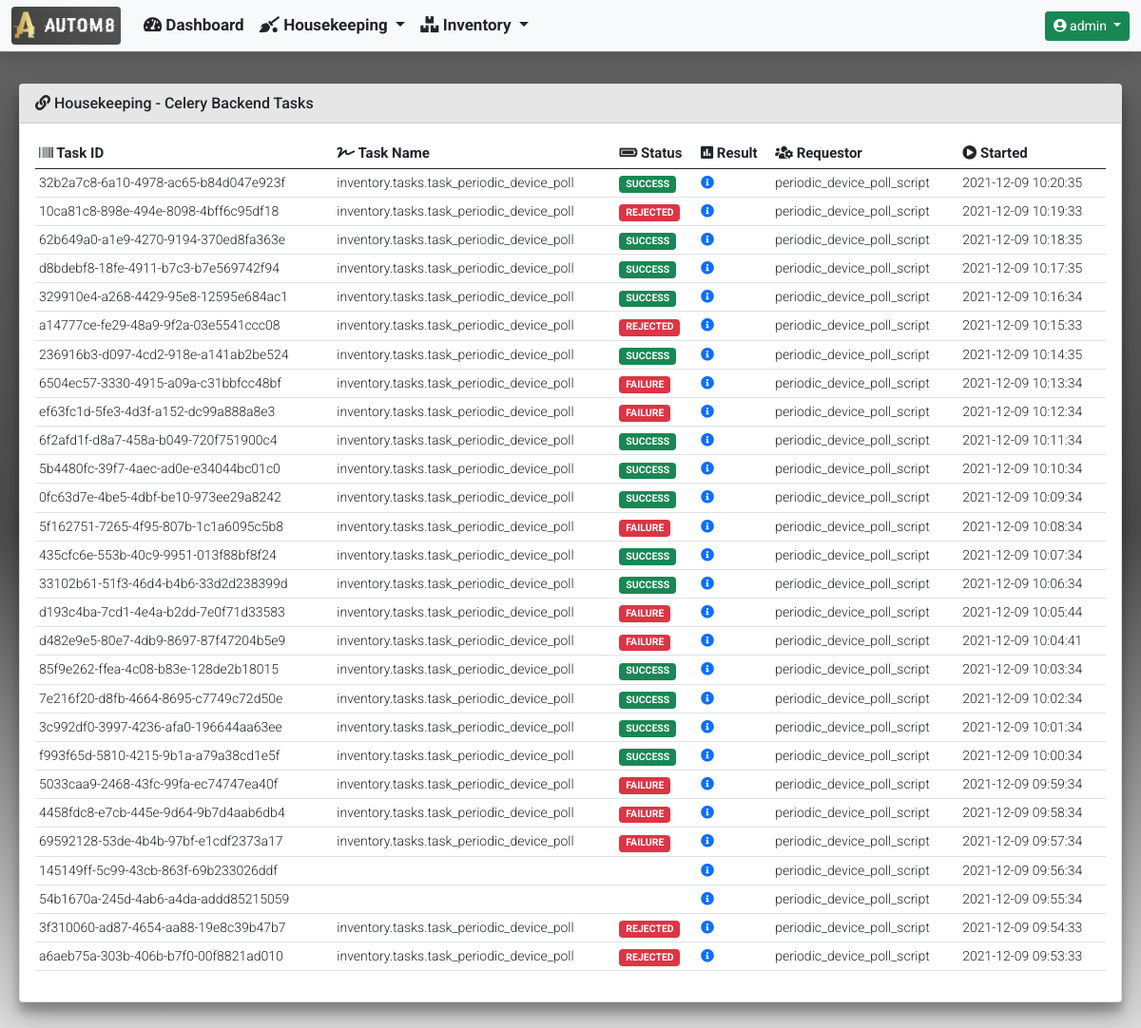
Before: /housekeeping/housekeeping_celery_backend_tasks/ (signed in) with the older database file.
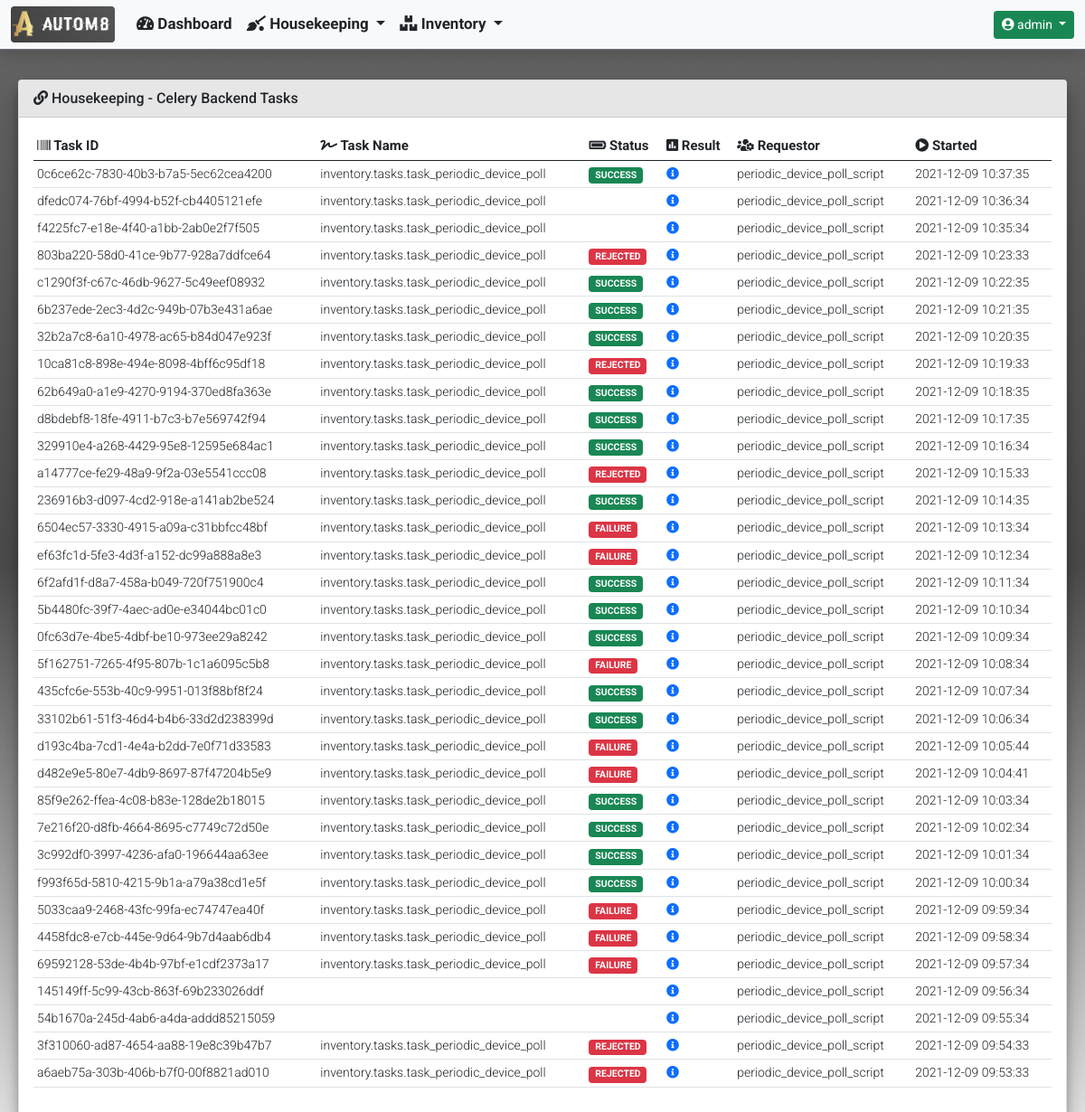
After: the same page with the newer database file.
### housekeeping/models.py (models this page shows)
class CeleryBackendJobResults(models.Model):
    task_id = models.UUIDField(
        primary_key=True,
        default=uuid.uuid4,
        max_length=255
    )
    task_name = models.CharField(max_length=255)
    task_status = models.CharField(max_length=255)
    task_result = models.JSONField(null=True)
    task_requested_by = models.CharField(max_length=255)
    start_time = models.DateTimeField()

### housekeeping/views.py (the view)
def housekeeping_celery_backend_tasks(request):
    tasks_list = CeleryBackendJobResults.objects.all().order_by('-start_time')
    context = {
            'title': 'Housekeeping - Celery Backend Tasks',
            'card_header': 'Housekeeping - Celery Backend Tasks',
            'data': {
                'tasks_list': tasks_list
            }
        }
    if tasks.stats():
        data = {
            'celery_information': {
                'celery_statistics': tasks.stats(),
                'registered_tasks': tasks.registered_tasks()[hostname],
                'scheduled_tasks': tasks.scheduled()[hostname],
                'active_tasks': tasks.active()[hostname],
                'reserved_tasks': tasks.reserved()
            }
        }
        context['data'].update(data)
        return render(
            request,
            'housekeeping/housekeeping_celery_backend_tasks.html',
            context
        )
    else:
        return render(
                request,
                'housekeeping/housekeeping_celery_backend_tasks.html',
                context
            )

### templates/housekeeping/housekeeping_celery_backend_tasks.html (shortened to what this page needs)
{% extends "base_template/base.html"%}
{% block content %}
{% if data.tasks_list %}
<div class="col-md-12">
    <div class="table-responsive rounded">
        <table id="celery_completed_tasks" class="table table-hover table-sm" style="width:100%">
            <thead>
                <tr>
                    <th><i class="fas fa-barcode"></i> Task ID</th>
                    <th><i class="fas fa-signature"></i> Task Name</th>
                    <th><i class="fas fa-battery-full"></i> Status</th>
                    <th><i class="fas fa-poll"></i> Result</th>
                    <th><i class="fas fa-users-cog"></i> Requestor</th>
                    <th><i class="fas fa-play-circle"></i> Started</th>
                </tr>
            </thead>
            <tbody>
                {% for completed_task in data.tasks_list %}
                <tr>
                    <td>{{ completed_task.task_id }}</td>
                    <td>{{ completed_task.task_name }}</td>
                    <td>
                        {% if 'SUCCESS' in completed_task.task_status %}
                            <span class="badge bg-success">{{ completed_task.task_status }}</span>
                        {% else %}
                            <span class="badge bg-danger">{{ completed_task.task_status }}</span>
                        {% endif %}
                    </td>
                    <td>
                        <a href="#" data-bs-toggle="modal" data-bs-target="#task_result_modal_{{ completed_task.task_id }}">
                            <i class="fas fa-info-circle"></i>
                        </a>
                    </td>
                    <td>{{ completed_task.task_requested_by }}</td>
                    <td>{{ completed_task.start_time|date:"Y-m-d H:i:s" }}</td>
                </tr>
                {% endfor %}
            </tbody>
        </table>
    </div>
</div>
{% endif %}
{% endblock %}

### templates/base_template/base.html (shortened to what this page needs)
{% load static %}
<!doctype html>
<html lang="en">
  <head>
    <link href="https://cdn.jsdelivr.net/npm/bootstrap@5.0.2/dist/css/bootstrap.min.css" rel="stylesheet">
    <link rel="stylesheet" href="https://cdnjs.cloudflare.com/ajax/libs/font-awesome/5.15.3/css/all.min.css" />
    <link rel="stylesheet" type="text/css" href="{% static 'css/custom.css' %}">
  </head>
  <body class="d-flex flex-column h-100">
    {% include 'navbar/navbar.html' %}
    <main class="container-fluid">
      <section>
          <div class="row">
            <div class="col-md-12">
                <div class="card">
                  {% if card_header %}
                  <div class="card-header">
                    <i class="fas fa-link"></i>
                      {{ card_header }}
                  </div>
                  {% endif %}
                  <div class="card-body">
                      {% block content %}
                      {% endblock %}
                  </div>
                </div>
            </div>
          </div>
      </section>
    </main>
  </body>
</html>

### templates/navbar/navbar.html (shortened to what this page needs)
{% load static %}
{% if user.is_authenticated %}
<nav class="navbar navbar-expand-md navbar-light bg-light fixed-top border-bottom border-secondary shadow">
  <div class="container-fluid">
    <a class="navbar-brand" href="#">
      <img class="rounded" src="{% static 'images/logos/portal_logo.png' %}" width="115" height="40">
    </a>
    <div class="collapse navbar-collapse" id="navbarCollapse">
      <ul class="navbar-nav me-auto mb-2 mb-md-0">
        <li class="nav-item">
          <a class="nav-link text-dark" href="{% url 'dashboard:dashboard' %}">
            <i class="fas fa-tachometer-alt"></i>
            Dashboard
          </a>
        </li>
        <li class="nav-item dropdown">
          <a class="nav-link dropdown-toggle text-dark" href="#" id="InventoryDropdown" role="button"
            data-bs-toggle="dropdown" aria-expanded="false">
            <i class="fas fa-quidditch"></i>
            Housekeeping
          </a>
        </li>
        <li class="nav-item dropdown">
          <a class="nav-link dropdown-toggle text-dark" href="#" id="InventoryDropdown" role="button"
            data-bs-toggle="dropdown" aria-expanded="false">
            <i class="fas fa-boxes"></i>
            Inventory
          </a>
        </li>
      </ul>
      <div class="dropdown">
        <a class="btn btn-sm btn-success dropdown-toggle" href="#" role="button" id="UserProfileDropdown"
          data-bs-toggle="dropdown" aria-expanded="false">
          <i class="fas fa-user-circle"></i>
          {{ user.username }}
        </a>
      </div>
    </div>
  </div>
</nav>
{% endif %}

### static/css/custom.css (style rules this page uses)
nav { font-family: 'Roboto', sans-serif; font-weight: 700; font-size: 17px; height: 55px; top: 0; }
body { font-family: 'Roboto', sans-serif; font-weight: 400; font-size: 14px; overflow-y: scroll; min-height: 70rem; padding-top: 5rem; height: 100%; background: linear-gradient(to top, #e6e6e6, #4b4b4b, #656565) }
.card { transition: 0.3s; margin: 0.5rem; position: relative; box-shadow: 0 14px 28px rgba(0, 0, 0, 0.25), 0 10px 10px rgba(0, 0, 0, 0.22); }
.card-header { font-family: 'Roboto', sans-serif; font-weight: 500; font-size: 16px; background-color: #e6e6e6; }
th { font-family: 'Roboto', sans-serif; font-weight: 700; font-size: 15px; }
td { font-family: 'Roboto', sans-serif; font-weight: 300; font-size: 14px; }

Changed rows visible on the page:
added CeleryBackendJobResults: task_id "0c6ce62c-7830-40b3-b7a5-5ec62cea4200", task_name "inventory.tasks.task_periodic_device_poll", task_status "SUCCESS", task_requested_by "periodic_device_poll_script", start_time "2021-12-09 10:37:35"
added CeleryBackendJobResults: task_id "dfedc074-76bf-4994-b52f-cb4405121efe", task_name "inventory.tasks.task_periodic_device_poll", task_requested_by "periodic_device_poll_script", start_time "2021-12-09 10:36:34"
added CeleryBackendJobResults: task_id "f4225fc7-e18e-4f40-a1bb-2ab0e2f7f505", task_name "inventory.tasks.task_periodic_device_poll", task_requested_by "periodic_device_poll_script", start_time "2021-12-09 10:35:34"
added CeleryBackendJobResults: task_id "803ba220-58d0-41ce-9b77-928a7ddfce64", task_name "inventory.tasks.task_periodic_device_poll", task_status "REJECTED", task_requested_by "periodic_device_poll_script", start_time "2021-12-09 10:23:33"
added CeleryBackendJobResults: task_id "c1290f3f-c67c-46db-9627-5c49eef08932", task_name "inventory.tasks.task_periodic_device_poll", task_status "SUCCESS", task_requested_by "periodic_device_poll_script", start_time "2021-12-09 10:22:35"
added CeleryBackendJobResults: task_id "6b237ede-2ec3-4d2c-949b-07b3e431a6ae", task_name "inventory.tasks.task_periodic_device_poll", task_status "SUCCESS", task_requested_by "periodic_device_poll_script", start_time "2021-12-09 10:21:35"
